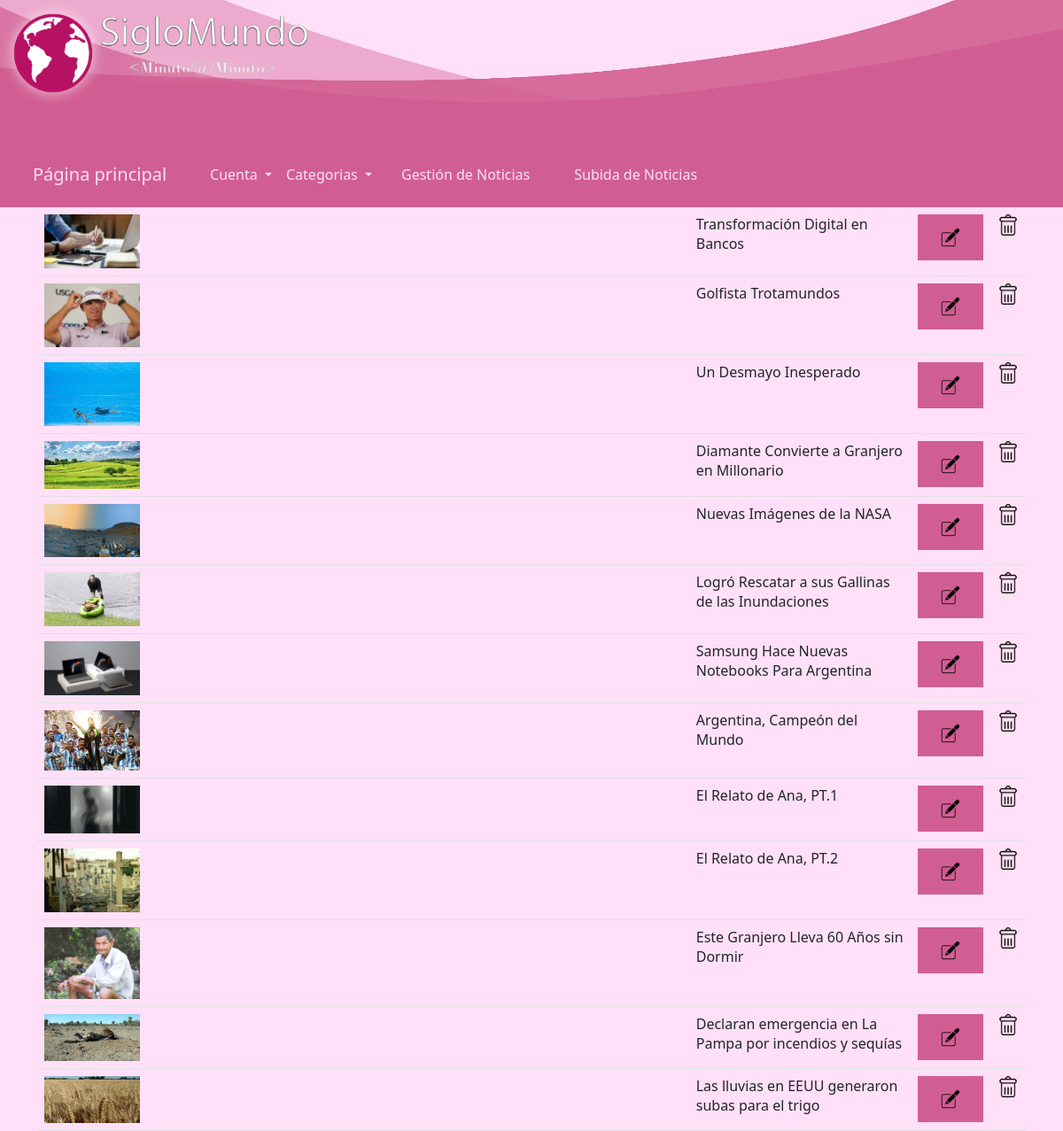
The page /gestion (signed in) on the database its author committed.
### app.py (models this page shows)
class Noticia(db.Model):
    __tablename__ = "Noticias"
    id = db.Column(db.Integer, primary_key=True)
    titulo = db.Column(db.String(100), nullable=False)
    imagen = db.Column(db.String(500), nullable=False)
    subtitulo = db.Column(db.String(500), nullable=False)
    resaltado = db.Column(db.String(1000), nullable=False)
    columna1 = db.Column(db.String(3000), nullable=False)
    columna2 = db.Column(db.String(3000), nullable=False)
    categoria = db.Column(db.String(20), nullable=False)

### app.py (the view)
@app.route('/gestion')
def gestion():
    if not current_user.is_authenticated or current_user.rol != 'administrador':
        flash('Error. No tiene permisos')
        return redirect(url_for('inicio_sesion'))
    noticias = Noticia.query.all()
    return render_template('gestion.html',noticias=noticias)

### app.py (called while the page is built)
@login_manager.user_loader
def load_user(user_id):
    return Usuario.query.get(int(user_id))

### templates/gestion.html (shortened to what this page needs)
{% extends "navbar.html" %}
{% block head %}
{{ super() }}
{% endblock %}
{% block body %}
{{super()}}
<div class="container linea-roja">
    <table class="table col-8 m-auto">
            {% for noticia in noticias  %}
                    <tr>
                        <td><img class="gestion-img" src= '/static/img/{{noticia.imagen}}' > </td>
                        <td>{{ noticia.titulo }}</td>
                        <td><a href="{{url_for('modificar',id=(noticia.id))}}"> <img class="icon-img" src="../static/img/editar.png"> </a></td>
                        <td>
                            <a onclick="eliminarNoticia({{noticia.id}})"> <img class="icon-img" src="../static/img/borrar.png"> </a>
                        </td>
                    </tr>
             {% endfor %}
    </table>
</div>
{% endblock %}

### static/css/noticias.css (style rules this page uses)
a:link, a:visited { background-color: #d15e92; color: #ffe0f8; padding: 14px 25px; text-align: center; text-decoration: none; display: inline-block; }
body { background: #ffe0f8 !important; }
.icon-img { width: 2vw; }
.gestion-img { width: 15% !important; height: 15% !important; }
.container { justify-content: right; }

### rows shown on the page
Noticia: imagen (picture), titulo "Transformación Digital en Bancos"
Noticia: imagen (picture), titulo "Golfista Trotamundos"
Noticia: imagen (picture), titulo "Un Desmayo Inesperado"
Noticia: imagen (picture), titulo "Diamante Convierte a Granjero en Millonario"
Noticia: imagen (picture), titulo "Nuevas Imágenes de la NASA"
Noticia: imagen (picture), titulo "Logró Rescatar a sus Gallinas de las Inundaciones"
Noticia: imagen (picture), titulo "Samsung Hace Nuevas Notebooks Para Argentina"
Noticia: imagen (picture), titulo "Argentina, Campeón del Mundo"
Noticia: imagen (picture), titulo "El Relato de Ana, PT.1"
Noticia: imagen (picture), titulo "El Relato de Ana, PT.2"
Noticia: imagen (picture), titulo "Este Granjero Lleva 60 Años sin Dormir"
Noticia: imagen (picture), titulo "Declaran emergencia en La Pampa por incendios y sequías"
Noticia: imagen (picture), titulo "Las lluvias en EEUU generaron subas para el trigo"
